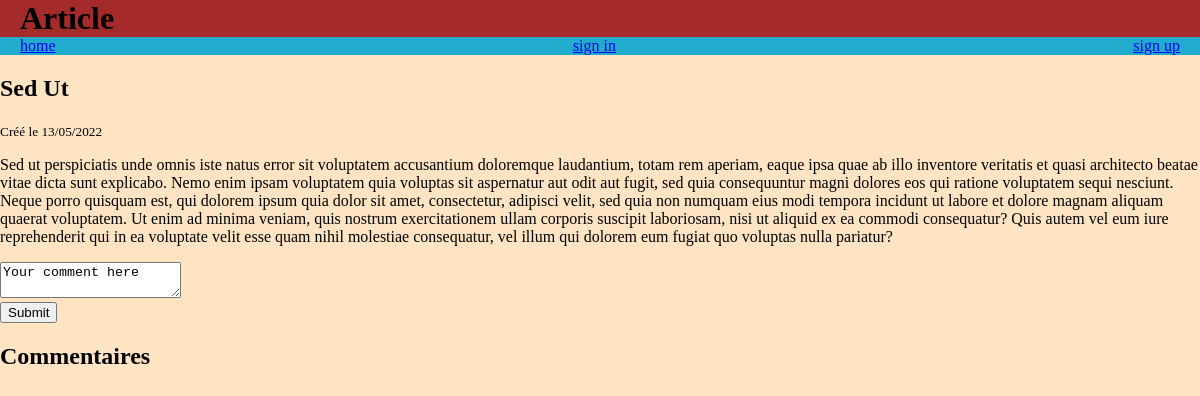
Screenshot of /public/article.php?id=2 with the database file from the repository.
### tables this page shows
create table article
(
    idArt       int signed AUTO_INCREMENT,
    titArt      VARCHAR(512) ,
    AbsArt      VARCHAR(512),
    txtArt      VARCHAR(10000),
    imgArt      VARCHAR(512),
    dtCre       DATETIME,
    idAut       int signed,
    idCat       int signed,
    PRIMARY KEY (idArt),
    constraint fk_ArtAuthor
        FOREIGN KEY (idAut)
            references user (idUsr),
    constraint fk_ArtCategory
        FOREIGN KEY (idCat)
            references category (idCat)
);

### public/article.php (called while the page is built, shortened)
<?php
include '../lib/functions.php';
include_once '../src/core/Database.php';
$idArticle = (int) $_GET['id'];
$articleModel = new ArticleModel();
$article = $articleModel -> getOneArticle($idArticle);
include '../templates/base.phtml';

### src/Model/ArticleModel.php (called while the page is built, shortened)
<?php
class ArticleModel{
    function getOneArticle(int $idArticle)
    {
        $db = new Database() ;
        $sql = 'SELECT *
                FROM article
                WHERE idArt = ?';
        return $db->getOneResult($sql,[$idArticle]);
    }
}

### src/Core/Database.php (called while the page is built, shortened)
<?php
class Database {
    function getPDOConnection()
    {
        $dsn = 'mysql:dbname='.DB_NAME.';host='.DB_HOST.';charset=utf8';
        $user = DB_USER;
        $password = DB_PASS;
        $options = [
            PDO::ATTR_ERRMODE => PDO::ERRMODE_EXCEPTION,
            PDO::ATTR_DEFAULT_FETCH_MODE => PDO::FETCH_ASSOC
        ];
        $pdo = new PDO($dsn, $user, $password, $options);
        return $pdo;
    }
    function executeQuery(string $sql, array $values =[] ){
        $pdo = $this->getPDOConnection();
        $pdoStatement = $pdo->prepare($sql);
        $pdoStatement -> execute($values);
        return $pdoStatement;
    }
    function getOneResult(string $sql, array $values =[] ){
        $pdoStatement = $this -> executeQuery($sql,$values);
        return $pdoStatement -> fetch();
    }
}

### templates/article.phtml (the view, shortened to what this page needs)
<body>
    <main>
        <article class="siteArticle">
            <h2><?=$article['titArt'];?></h2>
            <small>Créé le <?=(new DateTimeImmutable($article['dtCre']))->format('d/m/Y');?></small>
                <p><?=$article['txtArt'];?></p>
        </article>
        <div class='CommentBox'>
            <form action="article.php?id=<?=$article['idArt'];?>" method="post">
                <div>
                    <textarea name="comments" id="comments" >Your comment here
                    </textarea>
                </div>
                <input type="submit" value="Submit">
            </form>
        </div>
        <div class='CommentDisplay'>
            <h2>Commentaires</h2>
        </div>
    </main>
</body>

### styles/styles.css (style rules this page uses)
.siteBody { margin: 0; background-color: bisque; }

### rows the page displays
article: titArt "Sed Ut", dtCre "13/05/2022", txtArt "Sed ut perspiciatis unde omnis iste natus error sit voluptatem accusantium doloremque laudantium, totam rem aperiam, eaque ipsa quae ab illo inventore veritatis et quasi architecto beatae vitae dicta sunt explicabo. Nemo enim ipsam voluptatem quia voluptas sit aspernatur aut odit aut fugit, sed quia consequuntur magni dolores eos qui ratione voluptatem sequi nesciunt. Neque porro quisquam est, qui dolorem ipsum quia dolor sit amet, consectetur, adipisci velit, sed quia non numquam eius modi tempora incidunt ut labore et dolore magnam aliquam quaerat voluptatem. Ut enim ad minima veniam, quis nostrum exercitationem ullam corporis suscipit laboriosam, nisi ut aliquid ex ea commodi…"

### other values shown
$h1title "Article"
